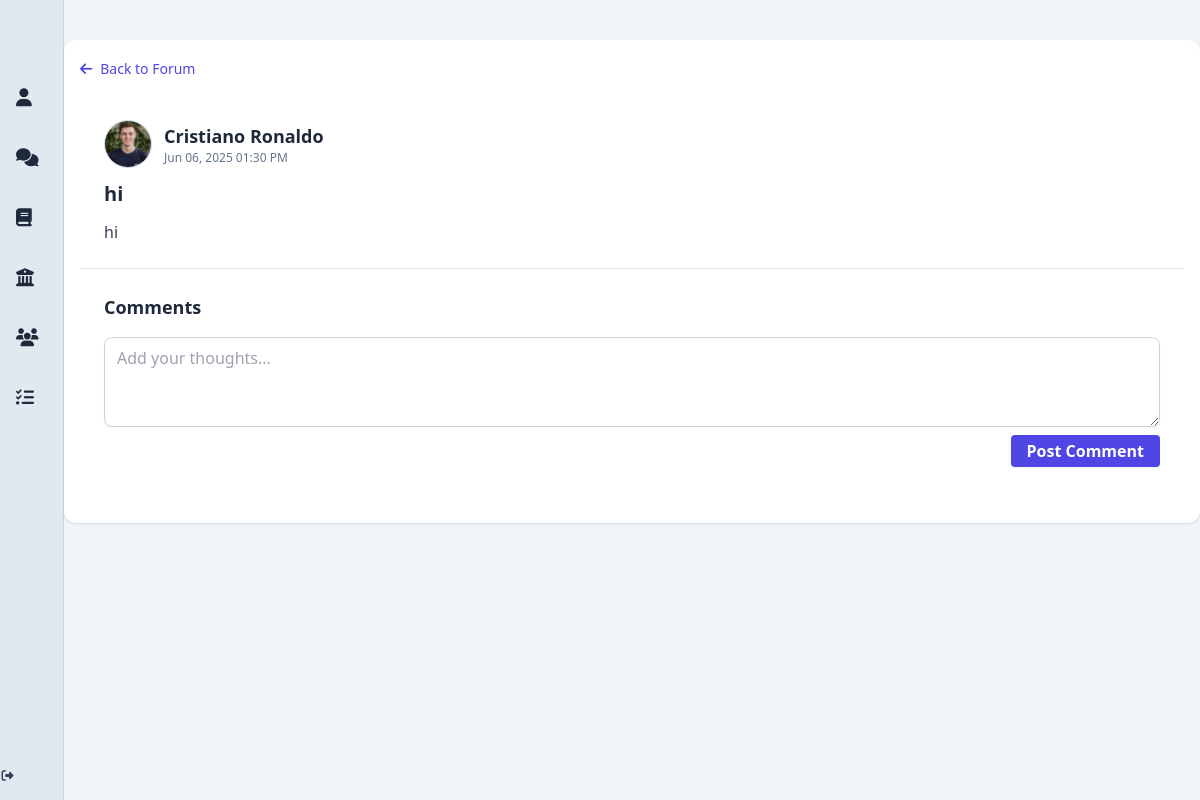
Before: /post/4 with the older database file.
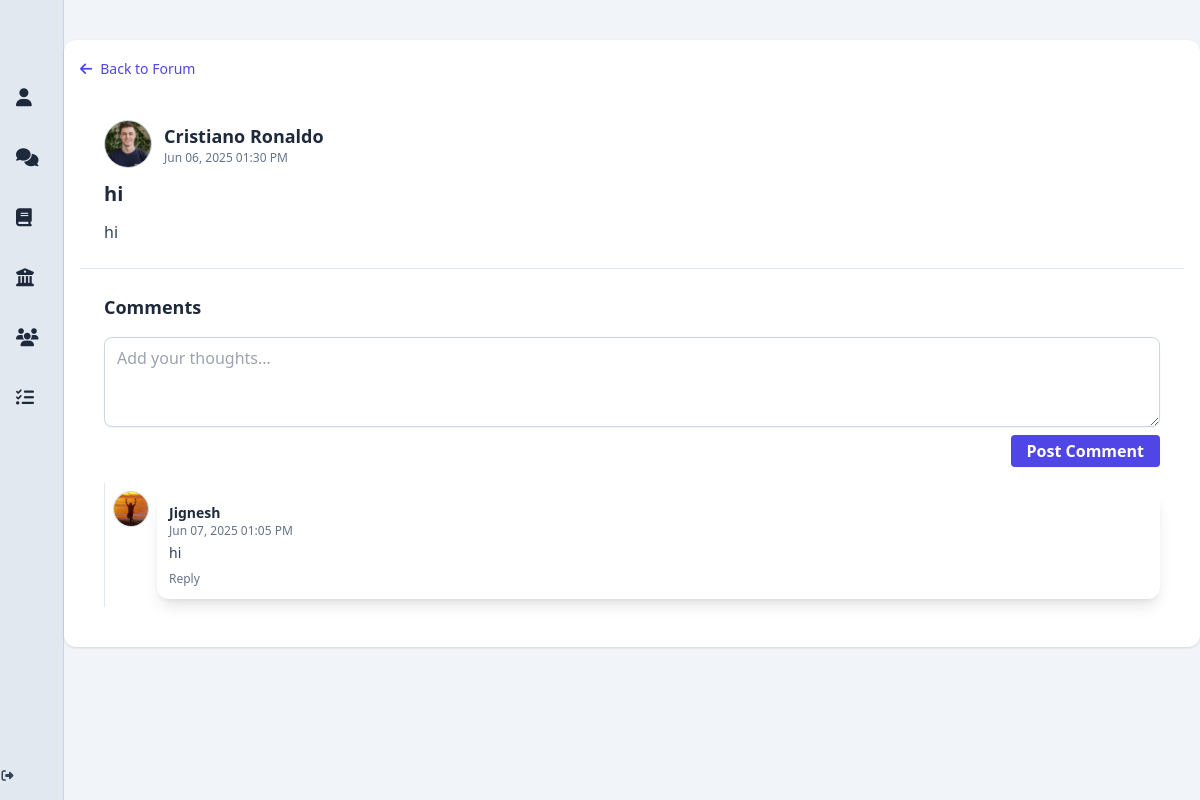
After: the same page with the newer database file.
### app/models.py (models this page shows, shortened)
class User(db.Model, UserMixin):
    __tablename__ = 'users'
    id = db.Column(db.Integer, primary_key=True)
    display_name = db.Column(db.String(100))
    student_number = db.Column(db.String(50), unique=True, nullable=False)
    email = db.Column(db.String(120), unique=True, nullable=False)
    password_hash = db.Column(db.String(128), nullable=False)
    bio = db.Column(db.Text)
    job_title = db.Column(db.String(100))
    phone = db.Column(db.String(20))
    university = db.Column(db.String(100))
    faculty = db.Column(db.String(100))
    major = db.Column(db.String(100))
    quote = db.Column(db.Text)
    skills = db.Column(db.Text)
    profile_picture = db.Column(db.String(255))
    cover_picture = db.Column(db.String(255))
    created_at = db.Column(db.DateTime, default=db.func.now())
    committees = db.relationship('Committee', secondary=user_committees, backref='members', lazy='dynamic')
    posts = db.relationship('Post', backref='author', cascade='all, delete-orphan', passive_deletes=True, lazy='dynamic')
    comments = db.relationship('Comment', backref='author', cascade='all, delete-orphan', passive_deletes=True, lazy='dynamic')
    liked_posts = db.relationship('Post', secondary=post_likes, backref=db.backref('likers', lazy='dynamic'))
    @property
    def skills_list(self):
        return [skill.strip() for skill in self.skills.split(',')] if self.skills else []

class Post(db.Model):
    __tablename__ = 'posts'
    id = db.Column(db.Integer, primary_key=True)
    title = db.Column(db.String(200))
    content = db.Column(db.Text, nullable=False)
    image_url = db.Column(db.String(255))
    created_at = db.Column(db.DateTime, default=db.func.now())
    user_id = db.Column(db.Integer, db.ForeignKey('users.id', ondelete='CASCADE', name='fk_posts_user_id'), nullable=False)
    committee_id = db.Column(db.Integer, db.ForeignKey('committees.id', ondelete='SET NULL', name='fk_posts_committee_id'), nullable=True)
    committee = db.relationship('Committee', backref='posts', lazy='joined')
    comments = db.relationship('Comment', backref='post', cascade='all, delete-orphan', passive_deletes=True, lazy='dynamic')

class Comment(db.Model):
    __tablename__ = 'comments'
    id = db.Column(db.Integer, primary_key=True)
    content = db.Column(db.Text, nullable=False)
    created_at = db.Column(db.DateTime, default=db.func.now())
    post_id = db.Column(db.Integer, db.ForeignKey('posts.id', ondelete='CASCADE', name='fk_comments_post_id'), nullable=False)
    user_id = db.Column(db.Integer, db.ForeignKey('users.id', ondelete='CASCADE', name='fk_comments_user_id'), nullable=False)
    parent_id = db.Column(db.Integer, db.ForeignKey('comments.id', ondelete='CASCADE', name='fk_comments_parent_id'), nullable=True)
    replies = db.relationship(
        'Comment',
        backref=db.backref('parent', remote_side=[id]),
        cascade='all, delete-orphan',
        passive_deletes=True
    )

### app/routes.py (the view)
@bp.route('/post/<int:post_id>')
def post_thread(post_id):
    post = Post.query.get_or_404(post_id)
    comments = Comment.query.filter_by(post_id=post_id, parent_id=None).order_by(Comment.created_at.asc()).all()
    return render_template('post_threadUI.html', post=post, comments=comments)

### app/templates/post_threadUI.html (shortened to what this page needs)
{% extends "base.html" %}
{% block content %}
<div class="w-full bg-slate-100 min-h-screen py-6">
  <div class="mx-auto my-4 p-4 w-full max-w-6xl bg-white rounded-xl shadow overflow-hidden">
    <div class="mb-4">
      <a href="{{ url_for('routes.post_forum') }}"
         class="inline-flex items-center gap-2 text-sm font-medium text-indigo-600 hover:text-indigo-800 transition">
        <i class="fas fa-arrow-left"></i> Back to Forum
      </a>
    </div>
    <div class="p-6 flex flex-col gap-3 border-b border-slate-200">
      <div class="flex items-center gap-3">
        <a href="{{ url_for('routes.profile', user_id=post.author.id) }}">
          <img src="{{ post.author.profile_picture or 'https://cdn-icons-png.flaticon.com/512/149/149071.png' }}"
               alt="Profile picture"
               class="w-12 h-12 rounded-full object-cover border border-slate-300" />
        </a>
        <div>
          <a href="{{ url_for('routes.profile', user_id=post.author.id) }}" class="hover:underline">
            <h3 class="text-lg font-semibold text-slate-800">{{ post.author.display_name or 'Anonymous' }}</h3>
          </a>
          <p class="text-xs text-slate-500">{{ post.created_at.strftime('%b %d, %Y %I:%M %p') }}</p>
        </div>
      </div>
      <h2 class="text-xl font-bold text-slate-800">{{ post.title or 'Untitled Post' }}</h2>
      <p class="text-slate-700 text-base">{{ post.content }}</p>
    </div>
    <div class="p-6 flex flex-col gap-4">
      <h2 class="text-lg font-semibold text-slate-800">Comments</h2>
      <form id="commentForm" class="flex flex-col gap-2">
        <textarea id="commentContent" name="content" rows="3" placeholder="Add your thoughts..."
          class="w-full border border-slate-300 rounded-lg shadow-sm px-3 py-2 focus:ring focus:ring-indigo-200 focus:border-indigo-400 outline-none transition"></textarea>
        <button type="submit"
          class="self-end bg-indigo-600 hover:bg-indigo-700 text-white font-semibold px-4 py-1 rounded shadow-sm transition">Post
          Comment</button>
      </form>
      <div id="commentsContainer" class="space-y-4">
        {% macro render_comment(comment, level=0, is_reply=False) %}
        <div class="pl-{{ (level + 2) ~ '' }} py-2 border-l border-slate-200">
          <div class="flex gap-2 items-start">
            <a href="{{ url_for('routes.profile', user_id=comment.author.id) }}">
              <img src="{{ comment.author.profile_picture or 'https://cdn-icons-png.flaticon.com/512/149/149071.png' }}"
                   alt="Profile picture"
                   class="w-9 h-9 rounded-full object-cover border border-slate-300 shrink-0" />
            </a>
            <div class="flex-1 rounded-xl p-3 transition {{ level == 0 and 'bg-white shadow-lg hover:shadow-2xl' or 'bg-white shadow hover:shadow-md' }}">
              <a href="{{ url_for('routes.profile', user_id=comment.author.id) }}" class="hover:underline">
                <h4 class="text-sm font-semibold text-slate-800">{{ comment.author.display_name or 'Anonymous' }}</h4>
              </a>
              <p class="text-xs text-slate-500">{{ comment.created_at.strftime('%b %d, %Y %I:%M %p') }}</p>
              <p class="text-slate-700 text-sm mt-1">
                {{ comment.content }}
              </p>
              <div class="flex justify-between items-center mt-2 text-xs text-slate-500">
                <button onclick="toggleReplyForm(this)" class="hover:text-indigo-600 transition">Reply</button>
              </div>
            </div>
          </div>
        </div>
        {% endmacro %}
        {% for comment in comments %}
        {{ render_comment(comment) }}
        {% endfor %}
      </div>
    </div>
  </div>
</div>
{% endblock %}

### app/templates/base.html (shortened to what this page needs)
<!DOCTYPE html>
<html lang="en">
<head>
<script src="https://cdn.tailwindcss.com"></script>
<link rel="stylesheet" href="https://cdnjs.cloudflare.com/ajax/libs/font-awesome/6.5.0/css/all.min.css" />
</head>
<body class="bg-slate-50 text-slate-800">
<div class="flex min-h-screen overflow-hidden">
  <aside class="group flex flex-col bg-slate-200 shadow-lg transition-all duration-300 w-16 hover:w-64 overflow-hidden border-r border-slate-300">
    <nav class="flex-1 flex flex-col space-y-2 items-start">
      <a href="{{ url_for('routes.profile_landing_page') }}" class="flex items-center space-x-3 pl-4 p-3 hover:bg-indigo-100 hover:text-indigo-600 transition rounded w-full">
        <i class="fas fa-user text-lg"></i>
      </a>
      <a href="{{ url_for('routes.post_forum') }}" class="flex items-center space-x-3 pl-4 p-3 hover:bg-indigo-100 hover:text-indigo-600 transition rounded w-full">
        <i class="fas fa-comments text-lg"></i>
      </a>
      <a href="{{ url_for('routes.units_chat') }}" class="flex items-center space-x-3 pl-4 p-3 hover:bg-indigo-100 hover:text-indigo-600 transition rounded w-full">
        <i class="fas fa-book text-lg"></i>
      </a>
      <a href="{{ url_for('routes.committee_chat') }}" class="flex items-center space-x-3 pl-4 p-3 hover:bg-indigo-100 hover:text-indigo-600 transition rounded w-full">
        <i class="fas fa-university text-lg"></i>
      </a>
      <a href="{{ url_for('routes.study_groups') }}" class="flex items-center space-x-3 pl-4 p-3 hover:bg-indigo-100 hover:text-indigo-600 transition rounded w-full">
        <i class="fas fa-users text-lg"></i>
      </a>
      <a href="{{ url_for('routes.group_assignments') }}" class="flex items-center space-x-3 pl-4 p-3 hover:bg-indigo-100 hover:text-indigo-600 transition rounded w-full">
        <i class="fas fa-tasks text-lg"></i>
      </a>
    </nav>
    <a href="{{ url_for('routes.logout') }}" class="mt-auto mb-4 flex items-center justify-center text-xs text-slate-700 hover:text-red-600 transition-opacity duration-300 w-full">
      <i class="fas fa-sign-out-alt mr-2"></i>
    </a>
  </aside>
  <main class="flex-1 bg-slate-100 min-h-screen flex flex-col">
    {% block content %}
    {% endblock %}
  </main>
</div>
</body>
</html>

Changed rows visible on the page:
added Comment: author (picture), author "Jignesh", created_at "Jun 07, 2025 01:05 PM", content "hi"
